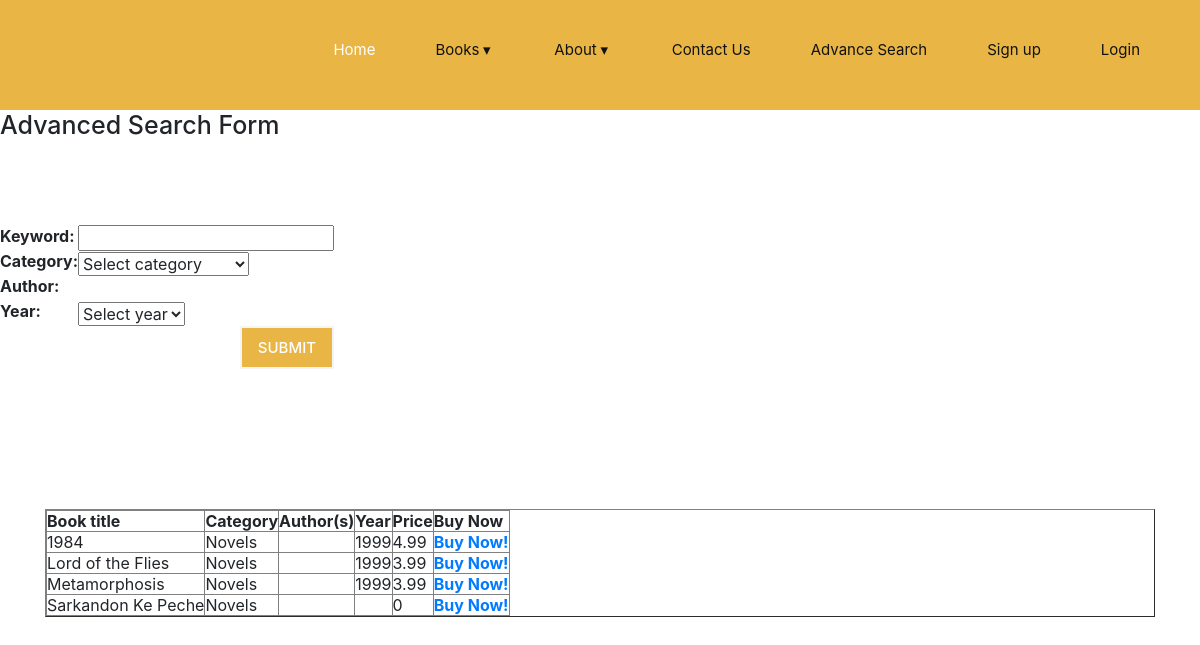
The page /search.php on the database as committed earlier.
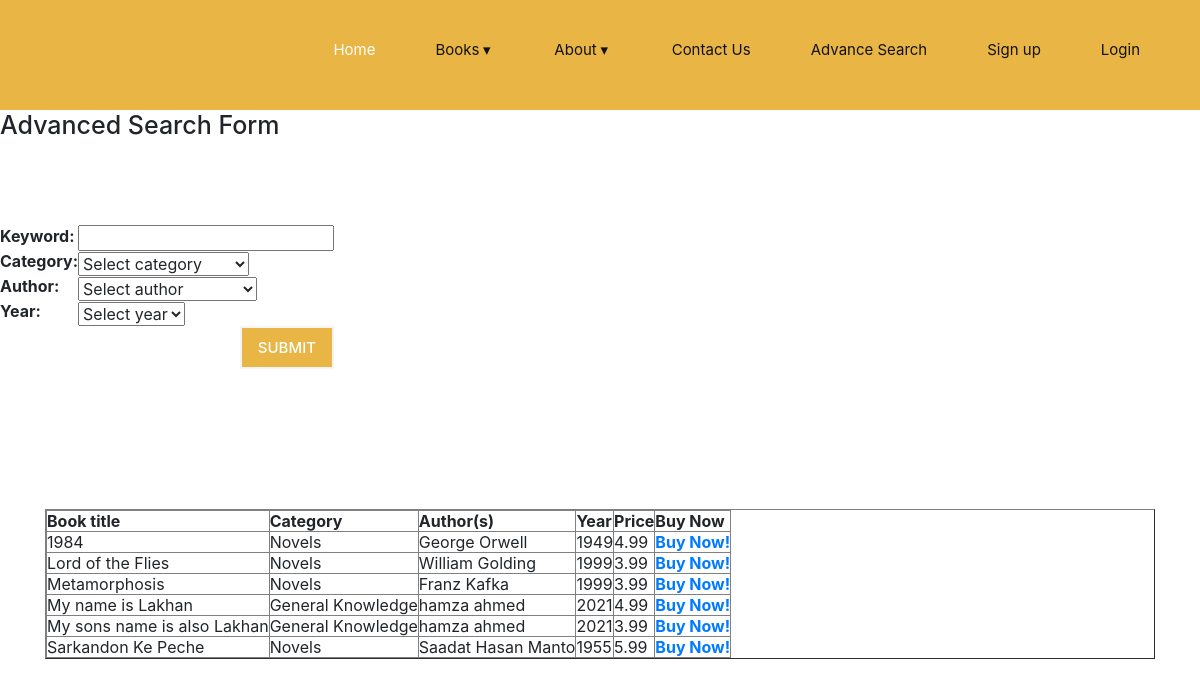
The same page on the database as committed later.
### tables this page shows
CREATE TABLE `book` (
  `id` int(11) NOT NULL,
  `title` varchar(255) NOT NULL,
  `description` text NOT NULL,
  `price` double NOT NULL,
  `author` varchar(255) NOT NULL,
  `publisher` varchar(255) NOT NULL,
  `publishedon` varchar(32) NOT NULL,
  `stock` int(11) NOT NULL,
  `category_id` int(11) NOT NULL,
  `image` varchar(1024) NOT NULL,
  `weight` float NOT NULL,
  `pdf` varchar(1024) NOT NULL,
  `subcategory_id` int(11) NOT NULL
);

CREATE TABLE `category` (
  `id` int(11) NOT NULL,
  `name` varchar(255) NOT NULL
);

### search.php (the view, shortened to what the changed rows need)
<?php
require_once("searchFunction.php");
$params = fetchSearch(
    array(
        'keyword',
        'category',
        'cover',
        'author',
        'language',
        'year',
        'location'
    ),
    array(
        'location'
    )
);
$records = getRecords($params);
?>
<!DOCTYPE html>
<html>
<head>
    <?php include "./head.php";?>
    <link rel="stylesheet" href="https://maxcdn.bootstrapcdn.com/bootstrap/4.0.0/css/bootstrap.min.css"
>
</head>
<body>
    <h1>Advanced Search Form</h1>
    <section>
        <form id="search_form" method="get">
            <table>
                    <td> <?php echo getCategories(); ?>
                    </td>
                <tr>
                    <td> <?php echo getAuthors(); ?>
                    </td>
                </tr>
            </table>
        </form>
    </section>
    <?php if (!empty($records)) { ?>
    <section class="books-section">
        <div class="container">
            <table class="table-responsive" border="1" style="width:100%;">
                <thead>
                    <tr>
                        <th>
                            Book title
                        </th>
                        <th>
                            Category
                        </th>
                        <th>
                            Author(s)
                        </th>
                        <th>
                            Year
                        </th>
                        <th>
                            Price
                        </th>
                        <th>
                            Buy Now
                        </th>
                    </tr>
                </thead>
                <?php foreach($records as $row) { ?>
                <tr>
                    <td>
                        <?php echo $row['Title']; ?>
                    </td>
                    <td>
                        <?php echo $row['Category']; ?>
                    </td>
                    <td>
                        <?php echo $row['Author']; ?>
                    </td>
                    <td>
                        <?php echo $row['Year']; ?>
                    </td>
                    <td>
                        <?php echo $row['Price']; ?>
                    </td>
                    <td>
                        <a href="book-details.php?id=<?= $row['id'] ?>">
                            <div><b>Buy Now!</b></div>
                        </a>
                    </td>
                </tr>
                <?php } ?>
            </table>
        </div>
    </section>
    <?php } else { ?>
    <p>There are no records available.</p>
    <?php } ?>
</body>
</html>

### searchFunction.php (shortened to what the changed rows need)
<?php
function processParams($params = null) {
    if (empty($params)) {
        return array();
    }
    $paramsConverted = array();
    return $paramsConverted;
}
function query($sql = null, $params = null) {
    $objDb = new PDO('mysql:dbname='.DB_NAME.';host='.DB_HOST, DB_USER, DB_PASSWORD, array(
        PDO::MYSQL_ATTR_INIT_COMMAND => "SET NAMES utf8",
        PDO::ATTR_ERRMODE => PDO::ERRMODE_EXCEPTION
    ));
    $statement = $objDb->prepare($sql);
    $paramsConverted = processParams($params);
    if (
        !$statement->execute($paramsConverted) ||
        $statement->errorCode() != '00000'
    ) {
        $errorInfo = $statement->errorInfo();
        throw new PDOException(
            "Database error [{$errorInfo[0]}]: {$errorInfo[2]}, driver error code is {$errorInfo[1]} <br /> SQL: {$sql}"
        );
    }
    return $statement;
}
function fetchRecords($sql = null, $params = null) {
    try {
        $statement = query($sql, $params);
        return $statement->fetchAll(PDO::FETCH_ASSOC);
    } catch (PDOException $e) {
        echo $e->getMessage();
        exit();
    }
}
function isGet($key = null) {
    return (
        !empty($_GET) &&
        array_key_exists($key, $_GET) &&
        !isEmpty($_GET[$key])
    );
}
function isGetValue($key = null, $value = null) {
    return (
        isGet($key) &&
        $_GET[$key] == $value
    );
}
function stickySelect($key = null, $value = null) {
    return isGetValue($key, $value) ? ' selected' : null;
}
function makeSelect(
    $records = null,
    $name = null,
    $defaultLabel = 'Select one',
    $idField = 'id',
    $nameField = 'name'
) {
    if (empty($records)) {
        return null;
    }
    $out  = '<select name="';
    $out .= $name;
    $out .= '" id="';
    $out .= $name;
    $out .= '">';
    $out .= '<option value="">';
    $out .= $defaultLabel;
    $out .= '</option>';
    foreach($records as $row) {
        $out .= '<option value="';
        $out .= $row[$idField];
        $out .= '"';
        $out .= stickySelect($name, $row[$idField]);
        $out .= '>';
        $out .= $row[$nameField];
        $out .= '</option>';
    }
    $out .= '</select>';
    return $out;
}
function fetchSearch($expected = null, $multiple = null) {
    $out = array();
    return $out;
}
function getRecords($search = null) {
    $params = array();
    $sql = "SELECT DISTINCT(`book`.`id`),
            `book`.`title` AS `Title`,
            YEAR(`book`.`publishedon`) AS Year,
            `book`.`price` AS `Price`,
            `category`.`name` AS `Category`,
            (
                SELECT
                GROUP_CONCAT(`name` ORDER BY `name` ASC SEPARATOR ', ')
                FROM `authors`
                WHERE `id` IN (
                    SELECT `author_id`
                    FROM `books_authors`
                    WHERE `book_id` = `book`.`id`
                )
            ) AS `Author`
           FROM `book`
           JOIN `category`
                ON `category`.`id` = `book`.`category_id`";
    $sql .= " ORDER BY `book`.`title` ASC";
    return fetchRecords($sql, $params);
}
function getAuthors() {
    $sql = "SELECT *
            FROM `authors`
            ORDER BY `name` ASC";
    $records = fetchRecords($sql);
    return makeSelect($records, 'author', 'Select author');
}
function getCategories() {
    $sql = "SELECT *
            FROM `category`
            ORDER BY `name` ASC";
    $records = fetchRecords($sql);
    return makeSelect($records, 'category', 'Select category');
}

Rows that differ between the two databases and show on the page:
changed book (number 1 of 6 on the later page): Author (not shown) → "George Orwell"; Year "1999" → "1949"
changed book "Lord of the Flies": Author (not shown) → "William Golding"
changed book "Metamorphosis": Author (not shown) → "Franz Kafka"
added book: title "My name is Lakhan", category.name "General Knowledge", Author "hamza ahmed", Year "2021", price "4.99"
added book: title "My sons name is also Lakhan", category.name "General Knowledge", Author "hamza ahmed", Year "2021", price "3.99"
changed book "Sarkandon Ke Peche": Author (not shown) → "Saadat Hasan Manto"; Year (not shown) → "1955"; price "0" → "5.99"
Other text that changed with them:
form field author: (not shown) → "Select author"
